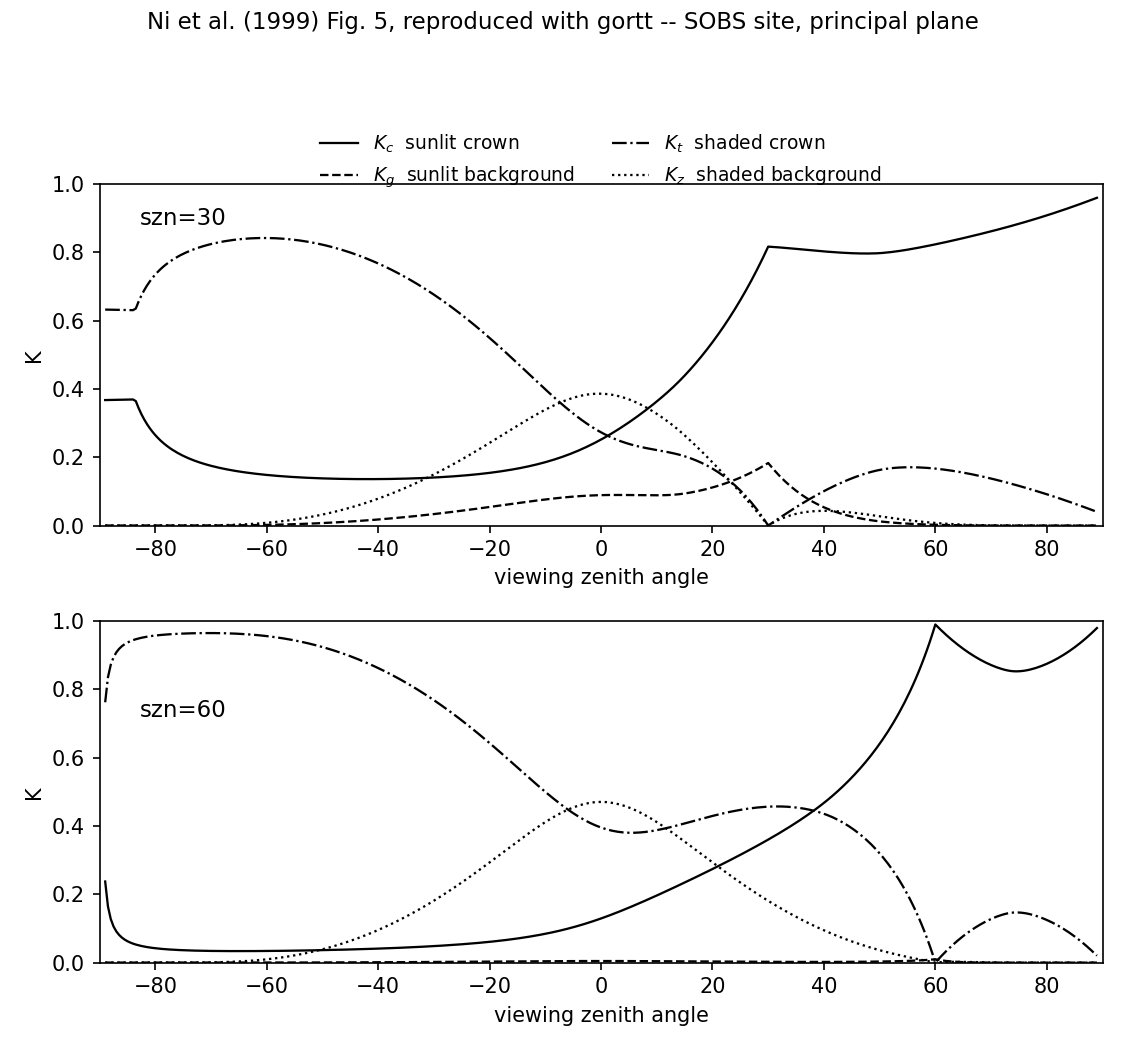

This figure's Python source:
#!/usr/bin/env python3
"""
Reproduce Figure 5 of Ni et al. (1999) using gortt.

Figure 5 shows the modelled areal proportions of the four scene components --
sunlit crown (Kc), sunlit background (Kg), shaded crown (Kt) and shaded
background (Kz) -- in the principal plane, for the BOREAS Old Black Spruce
(SOBS) site, at solar zenith angles of 30 and 60 degrees.

Those four proportions are exactly what "gortt -prnprop" prints, so the whole
figure is one gortt run plus a plot.  The tree parameters are Table I of the
paper:

    R = 0.76 m,  b = 2.7 m,  lambda = 0.41 /m2,
    h1 = 3.0 m,  h2 = 8.5 m,  FAVD = 0.858 /m

which are (near enough) gortt's own built-in defaults -- the defaults in
gortt_set_defaults are the SOBS site.  They are passed explicitly anyway, so
that the figure does not silently change if the defaults ever do; they live in
gortt_run.py, shared with the other figure scripts.

Sign convention on the x axis: the paper puts the hotspot at *positive* viewing
zenith, so positive vza is the backscatter direction (relative azimuth 0) and
negative vza is forward scatter (relative azimuth 180).

  usage:  ./fig5_ni1999.py [-o out.png] [--style paper|colour] [--csv data.csv]

Run it from anywhere; it finds ../gortt relative to this file unless --gortt
says otherwise.

The reproduction is close but not exact: Kt, Kz and Kg match the published
curves well, and Kc matches at the hotspot and at nadir, but Kc is too low away
from the hotspot in both directions.  See README.md in this directory -- that
discrepancy looks like the F-versus-F-squared question recorded in
OPEN-QUESTIONS.md, and this figure is a fairly direct test of it.
"""

import argparse
import csv
import os
import sys

import matplotlib

matplotlib.use("Agg")  # no display needed
import matplotlib.pyplot as plt
import numpy as np

sys.path.insert(0, os.path.dirname(os.path.abspath(__file__)))
import gortt_run as gr

# Solar zenith angles of the two panels, top to bottom.
SZA_PANELS = (30.0, 60.0)

# The wavelength is irrelevant -- only the viewed proportions are plotted --
# but gortt requires at least one, and it must be within 400-2500 nm.
WAVELENGTH = 800.0

# Component order as gortt prints it inside [ ].  Line styles are the paper's.
COMPONENTS = [
    ("Kc", "sunlit crown",      "-"),
    ("Kg", "sunlit background", "--"),
    ("Kt", "shaded crown",      "-."),
    ("Kz", "shaded background", ":"),
]

# Categorical slots 1-4 of the reference palette, in fixed order.  Only used by
# --style colour; the default reproduction is the paper's black and white.  The
# dash patterns above are carried in both styles, so the four curves are never
# distinguished by colour alone.
COLOURS = ["#2a78d6", "#eb6834", "#1baf7a", "#eda100"]


def plot(vza, panels, style, title):
    fig, axes = plt.subplots(2, 1, figsize=(7.5, 7.0))

    for ax, (sza, k) in zip(axes, panels):
        for i, (name, longname, dash) in enumerate(COMPONENTS):
            if style == "colour":
                colour, width = COLOURS[i], 1.8
            else:
                colour, width = "black", 1.1
            ax.plot(
                vza, k[:, i],
                dash, color=colour, linewidth=width,
                label="$K_%s$  %s" % (name[1], longname),
            )

        ax.set_xlim(-90, 90)
        ax.set_ylim(0, 1)
        ax.set_xticks(np.arange(-80, 81, 20))
        ax.set_yticks(np.arange(0, 1.01, 0.2))
        ax.set_xlabel("viewing zenith angle")
        ax.set_ylabel("K")

        # Panel label, as in the paper.  szn=60 sits lower to stay clear of the
        # shaded-crown curve, which runs close to 1 on the left of that panel.
        ax.text(
            0.04, 0.88 if sza == 30 else 0.72, "szn=%g" % sza,
            transform=ax.transAxes, fontsize=11,
        )

        # Recessive axes: keep the frame but drop the emphasis.
        for spine in ax.spines.values():
            spine.set_linewidth(0.8)
        ax.tick_params(width=0.8)

    # One legend for both panels; the paper carries this in its caption.
    axes[0].legend(
        loc="upper center", bbox_to_anchor=(0.5, 1.20),
        ncol=2, frameon=False, fontsize=9,
    )

    if title:
        fig.suptitle(title, y=0.99, fontsize=11)

    fig.tight_layout(rect=(0, 0, 1, 0.95))
    return fig


def main():
    here = os.path.dirname(os.path.abspath(__file__))

    ap = argparse.ArgumentParser(
        description="Reproduce Figure 5 of Ni et al. (1999) using gortt."
    )
    ap.add_argument(
        "-o", "--output", default=os.path.join(here, "fig5_ni1999.png"),
        help="output image (default: %(default)s); extension picks the format",
    )
    ap.add_argument(
        "--gortt", default=gr.default_binary(),
        help="path to the gortt binary (default: ../gortt)",
    )
    ap.add_argument(
        "--style", choices=("paper", "colour"), default="paper",
        help="paper: black lines as published; colour: same dashes, coloured",
    )
    ap.add_argument(
        "--step", type=float, default=0.5,
        help="viewing zenith step in degrees (default: %(default)s)",
    )
    ap.add_argument(
        "--limit", type=float, default=89.0,
        help="largest |viewing zenith| in degrees (default: %(default)s). "
             "Both the direct and -P paths return -nan at exactly 90, so the "
             "endpoint is excluded by default",
    )
    ap.add_argument(
        "--csv", metavar="FILE",
        help="also write the plotted numbers to FILE",
    )
    ap.add_argument(
        "--title", default="Ni et al. (1999) Fig. 5, reproduced with gortt "
                           "-- SOBS site, principal plane",
        help="figure title ('' for none)",
    )
    ap.add_argument(
        "--q08", action="store_true",
        help="use the Quaife et al. (2008) gap probability approximation "
             "(-q08_pn_kopen); much faster, only strictly valid for h=0",
    )
    args = ap.parse_args()

    gr.check_binary(args.gortt)

    vza = np.arange(-args.limit, args.limit + args.step / 2.0, args.step)
    extra = ["-q08_pn_kopen"] if args.q08 else []

    panels = []
    for sza in SZA_PANELS:
        sys.stderr.write("fig5: running gortt for szn=%g (%d angles)...\n"
                         % (sza, len(vza)))
        panels.append((sza, gr.run(args.gortt, gr.principal_plane(vza, sza),
                                   WAVELENGTH, extra, want="prop")))

    fig = plot(vza, panels, args.style, args.title)
    fig.savefig(args.output, dpi=150)
    sys.stderr.write("fig5: wrote %s\n" % args.output)

    if args.csv:
        with open(args.csv, "w", newline="") as fp:
            w = csv.writer(fp)
            w.writerow(["sza", "vza", "Kc", "Kg", "Kt", "Kz"])
            for sza, k in panels:
                for v, row in zip(vza, k):
                    w.writerow(["%g" % sza, "%g" % v] + ["%.17g" % x for x in row])
        sys.stderr.write("fig5: wrote %s\n" % args.csv)


if __name__ == "__main__":
    main()
